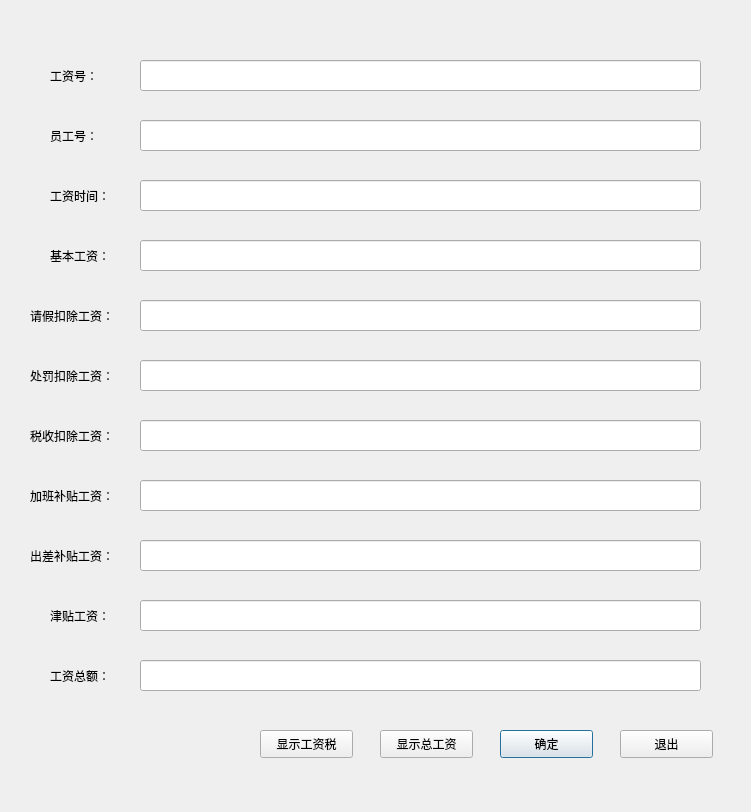
<?xml version="1.0" encoding="UTF-8"?>
<ui version="4.0">
 <class>Dialog</class>
 <widget class="QDialog" name="Dialog">
  <property name="geometry">
   <rect>
    <x>0</x>
    <y>0</y>
    <width>751</width>
    <height>812</height>
   </rect>
  </property>
  <property name="windowTitle">
   <string>根据工资号修改对应工资信息</string>
  </property>
  <widget class="QLabel" name="label">
   <property name="geometry">
    <rect>
     <x>50</x>
     <y>60</y>
     <width>101</width>
     <height>31</height>
    </rect>
   </property>
   <property name="text">
    <string>工资号：</string>
   </property>
  </widget>
  <widget class="QLineEdit" name="lineEdit">
   <property name="geometry">
    <rect>
     <x>140</x>
     <y>60</y>
     <width>561</width>
     <height>31</height>
    </rect>
   </property>
  </widget>
  <widget class="QPushButton" name="pushButton">
   <property name="geometry">
    <rect>
     <x>500</x>
     <y>730</y>
     <width>93</width>
     <height>28</height>
    </rect>
   </property>
   <property name="text">
    <string>确定</string>
   </property>
  </widget>
  <widget class="QPushButton" name="pushButton_2">
   <property name="geometry">
    <rect>
     <x>620</x>
     <y>730</y>
     <width>93</width>
     <height>28</height>
    </rect>
   </property>
   <property name="text">
    <string>退出</string>
   </property>
  </widget>
  <widget class="QLineEdit" name="lineEdit_2">
   <property name="geometry">
    <rect>
     <x>140</x>
     <y>120</y>
     <width>561</width>
     <height>31</height>
    </rect>
   </property>
  </widget>
  <widget class="QLabel" name="label_2">
   <property name="geometry">
    <rect>
     <x>50</x>
     <y>120</y>
     <width>101</width>
     <height>31</height>
    </rect>
   </property>
   <property name="text">
    <string>员工号：</string>
   </property>
  </widget>
  <widget class="QLabel" name="label_3">
   <property name="geometry">
    <rect>
     <x>50</x>
     <y>180</y>
     <width>101</width>
     <height>31</height>
    </rect>
   </property>
   <property name="text">
    <string>工资时间：</string>
   </property>
  </widget>
  <widget class="QLineEdit" name="lineEdit_3">
   <property name="geometry">
    <rect>
     <x>140</x>
     <y>180</y>
     <width>561</width>
     <height>31</height>
    </rect>
   </property>
  </widget>
  <widget class="QLabel" name="label_4">
   <property name="geometry">
    <rect>
     <x>50</x>
     <y>240</y>
     <width>101</width>
     <height>31</height>
    </rect>
   </property>
   <property name="text">
    <string>基本工资：</string>
   </property>
  </widget>
  <widget class="QLineEdit" name="lineEdit_4">
   <property name="geometry">
    <rect>
     <x>140</x>
     <y>240</y>
     <width>561</width>
     <height>31</height>
    </rect>
   </property>
  </widget>
  <widget class="QLabel" name="label_5">
   <property name="geometry">
    <rect>
     <x>30</x>
     <y>300</y>
     <width>101</width>
     <height>31</height>
    </rect>
   </property>
   <property name="text">
    <string>请假扣除工资：</string>
   </property>
  </widget>
  <widget class="QLineEdit" name="lineEdit_5">
   <property name="geometry">
    <rect>
     <x>140</x>
     <y>300</y>
     <width>561</width>
     <height>31</height>
    </rect>
   </property>
  </widget>
  <widget class="QLabel" name="label_6">
   <property name="geometry">
    <rect>
     <x>30</x>
     <y>360</y>
     <width>101</width>
     <height>31</height>
    </rect>
   </property>
   <property name="text">
    <string>处罚扣除工资：</string>
   </property>
  </widget>
  <widget class="QLineEdit" name="lineEdit_6">
   <property name="geometry">
    <rect>
     <x>140</x>
     <y>360</y>
     <width>561</width>
     <height>31</height>
    </rect>
   </property>
  </widget>
  <widget class="QPushButton" name="pushButton_3">
   <property name="geometry">
    <rect>
     <x>380</x>
     <y>730</y>
     <width>93</width>
     <height>28</height>
    </rect>
   </property>
   <property name="text">
    <string>显示总工资</string>
   </property>
  </widget>
  <widget class="QLabel" name="label_7">
   <property name="geometry">
    <rect>
     <x>280</x>
     <y>690</y>
     <width>161</width>
     <height>31</height>
    </rect>
   </property>
   <property name="text">
    <string>&lt;html&gt;&lt;head/&gt;&lt;body&gt;&lt;p align=&quot;center&quot;&gt;&lt;br/&gt;&lt;/p&gt;&lt;/body&gt;&lt;/html&gt;</string>
   </property>
  </widget>
  <widget class="QLabel" name="label_8">
   <property name="geometry">
    <rect>
     <x>30</x>
     <y>420</y>
     <width>101</width>
     <height>31</height>
    </rect>
   </property>
   <property name="text">
    <string>税收扣除工资：</string>
   </property>
  </widget>
  <widget class="QLineEdit" name="lineEdit_7">
   <property name="geometry">
    <rect>
     <x>140</x>
     <y>420</y>
     <width>561</width>
     <height>31</height>
    </rect>
   </property>
  </widget>
  <widget class="QLabel" name="label_9">
   <property name="geometry">
    <rect>
     <x>30</x>
     <y>480</y>
     <width>101</width>
     <height>31</height>
    </rect>
   </property>
   <property name="text">
    <string>加班补贴工资：</string>
   </property>
  </widget>
  <widget class="QLineEdit" name="lineEdit_8">
   <property name="geometry">
    <rect>
     <x>140</x>
     <y>480</y>
     <width>561</width>
     <height>31</height>
    </rect>
   </property>
  </widget>
  <widget class="QLabel" name="label_10">
   <property name="geometry">
    <rect>
     <x>30</x>
     <y>540</y>
     <width>101</width>
     <height>31</height>
    </rect>
   </property>
   <property name="text">
    <string>出差补贴工资：</string>
   </property>
  </widget>
  <widget class="QLineEdit" name="lineEdit_9">
   <property name="geometry">
    <rect>
     <x>140</x>
     <y>540</y>
     <width>561</width>
     <height>31</height>
    </rect>
   </property>
  </widget>
  <widget class="QLabel" name="label_11">
   <property name="geometry">
    <rect>
     <x>50</x>
     <y>600</y>
     <width>101</width>
     <height>31</height>
    </rect>
   </property>
   <property name="text">
    <string>津贴工资：</string>
   </property>
  </widget>
  <widget class="QLineEdit" name="lineEdit_10">
   <property name="geometry">
    <rect>
     <x>140</x>
     <y>600</y>
     <width>561</width>
     <height>31</height>
    </rect>
   </property>
  </widget>
  <widget class="QLabel" name="label_12">
   <property name="geometry">
    <rect>
     <x>50</x>
     <y>660</y>
     <width>101</width>
     <height>31</height>
    </rect>
   </property>
   <property name="text">
    <string>工资总额：</string>
   </property>
  </widget>
  <widget class="QLineEdit" name="lineEdit_11">
   <property name="geometry">
    <rect>
     <x>140</x>
     <y>660</y>
     <width>561</width>
     <height>31</height>
    </rect>
   </property>
  </widget>
  <widget class="QPushButton" name="pushButton_4">
   <property name="geometry">
    <rect>
     <x>260</x>
     <y>730</y>
     <width>93</width>
     <height>28</height>
    </rect>
   </property>
   <property name="text">
    <string>显示工资税</string>
   </property>
  </widget>
 </widget>
 <resources/>
 <connections/>
</ui>
